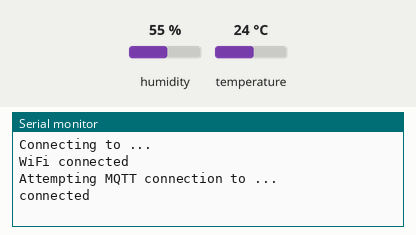
Recording of a sketch running on a simulated ESP8266 (NodeMCU). On the bench: the last lines printed to the serial monitor. Inputs (shaded band) come from the test bench; at power-on: humidity 55 %, temperature 24 °C. WiFi joins after 1.5 s; servers stay silent unless stated; no MQTT or app messages arrive unless stated; not simulated (calls return 0 or success): Secret.h; names the files do not define were given values by the test bench: MQTT_PORT = 1883.

Above: at 2.7 s.
2.8 s: humidity set to 22 %
At 7.4 s:
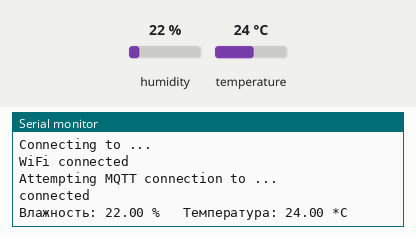
13.0 s: temperature set to 12 °C
At 17.9 s:
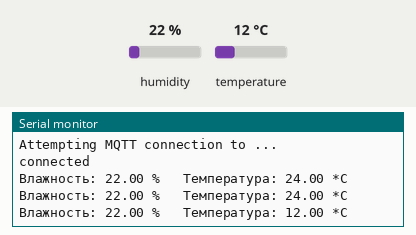
20.5 s: humidity set to 40 %
At 21.9 s:
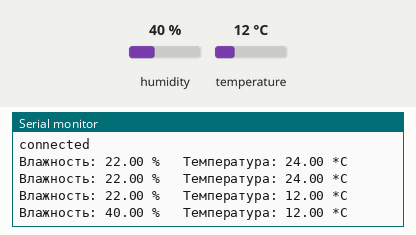

The sketch:

FanControl.ino
```cpp
#include <RBD_Timer.h>
#include <ESP8266WiFi.h>
#include <PubSubClient.h>
#include <DHT.h>
#include <Secret.h>

const char* ssid = WI_FI_SSID;
const char* password = WI_FI_PASSWORD;
const char *mqtt_server = MQTT_SERVER;
const int mqtt_port = MQTT_PORT; // Порт для подключения к серверу MQTT
const char* mqttUser = MQTT_USER;
const char* mqttPass = MQTT_PASSWORD;

const char* clientName = "fan";
//const char *topicSwitch = "home/fans/1";
//const char *topicSwitchState = "home/fans/1/status";

const int dhtPin0 = 5;
//const int dhtPin1 = 5;
//const int dhtPin2 = 15;
//
//const int relayPin1 = 13; //for fun1

const float deltaHmax = 20; //% влажности
const float deltaHmin = 5; //% влажности

WiFiClient wclient;
PubSubClient mqttclient(wclient);

RBD::Timer reconnectTimer(60000); //пауза между реконнектами Wi-Fi

bool debug = true;

// Инициируем датчик
DHT dht0(dhtPin0, DHT22);
//DHT dht1(dhtPin1, DHT22);
//DHT dht3(dhtPin2, DHT22);

void setup()
{

	Serial.begin(115200);

	//Mqtt setup
	mqttclient.setServer(mqtt_server, mqtt_port);
	//mqttclient.setCallback(MqttCallback);

	if (WifiConnect())
		MqttConnect();
}

void loop()
{

	// подключаемся к wi-fi
	if (reconnectTimer.isExpired())
	{
		if (WifiConnect())
			if (MqttConnect())
			{
				//Все ок
				mqttclient.loop();
			}
			else
			{
				reconnectTimer.restart();
				//Mqtt не подключился
			}
		else
		{
			reconnectTimer.restart();
			//Wi-fi не подключился
		}
	}

	// Задержка между измерениями
	delay(5000);

	//Считываем влажность
	float h0 = dht0.readHumidity();
	//float h1 = dht1.readHumidity();

	//// Проверка удачно прошло ли считывание.
	//if (!isnan(h0) && !isnan(h1))
	//{
	//	//для включения реле нужно, чтобы разница была больше заданной
	//	if (h1 - h0 >= deltaHmax)
	//	{

	//	}

	//	//для выключения реле нужно, чтобы разница была меньше заданной
	//	if (h1 - h0 <= deltaHmin)
	//	{

	//	}
	//}


	// Считываем температуру
	float t0 = dht0.readTemperature();

	mqttclient.publish("home/holl/temperature", String(t0).c_str(), false);
	mqttclient.publish("home/holl/humidity", String(h0).c_str(), false);


	if (debug)
	{
		Serial.print("Влажность: ");
		Serial.print(h0);
		Serial.print(" %\t Температура: ");
		Serial.print(t0);
		Serial.print(" *C ");
		Serial.println();
	}
}

bool WifiConnect()
{
	if (WiFi.status() != WL_CONNECTED) {
		Serial.print("Connecting to ");
		Serial.print(ssid);
		Serial.println("...");
		WiFi.begin(ssid, password);

		if (WiFi.waitForConnectResult() != WL_CONNECTED)
			return false;
		Serial.println("WiFi connected");
	}

	return true;
}

bool MqttConnect()
{
	// Loop until we're reconnected
	if (!mqttclient.connected())
	{
		Serial.print("Attempting MQTT connection to ");
		Serial.print(mqtt_server);
		Serial.println("...");
		// Attempt to connect
		//if (client.connect("ESP8266Client", mqtt_user, mqtt_pass))
		if (mqttclient.connect(clientName, mqttUser, mqttPass))
		{
			Serial.println("connected");
			// Once connected, publish an announcement...
			mqttclient.publish("Start", clientName);
			// ... and resubscribe
			//mqttclient.subscribe(topicSwitch); // подписываемся нв топик с данными
			//mqttclient.subscribe(topicSwitchState); // подписываемся на топик со статусом

		}
		else
		{
			Serial.print("failed, rc=");
			Serial.println(mqttclient.state());
			return false;
		}
	}

	return true;
}
```

Measured:
- after the input at 2.8 s, the serial monitor: prints a new line after 3.8 s (image 1)
- after the input at 13.0 s, the serial monitor: prints a new line after 3.6 s (image 2)
- after the input at 20.5 s, the serial monitor: prints a new line after 1.1 s (image 3)
